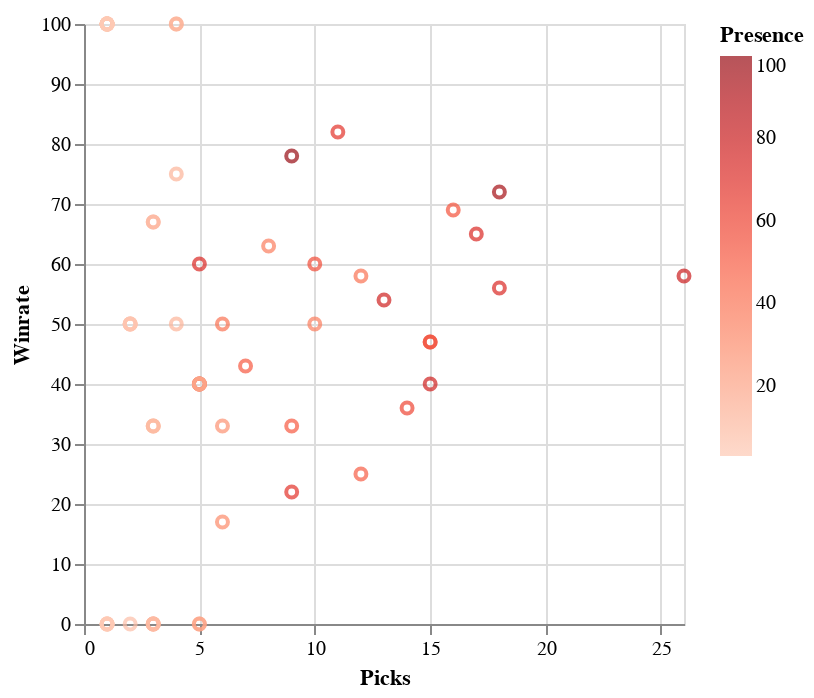

Source (notebook cell):
### Markdown cell above
Utilisons maintenant Altair pour visualiser deux-trois trucs.

### Code cell
#Le winrate en fonction du nbr de picks.
alt.Chart(df).mark_point().encode(
    x='Picks',
    y='Winrate',
    tooltip=['Champion', 'Bans', 'Picks', 'Wins',	'Losses','CSM','Winrate'],
    color=alt.Color('Presence', scale=alt.Scale(scheme='reds'))
)

### Figure 1 — Vega-Lite specification as saved in the notebook (floating-point values rounded to 4 significant figures)
{"config": {"view": {"continuousWidth": 300, "continuousHeight": 300}}, "data": {"name": "data-2145461d1fecb32c28af25c426a6cced"}, "mark": {"type": "point"}, "encoding": {"color": {"field": "Presence", "scale": {"scheme": "reds"}, "type": "quantitative"}, "tooltip": [{"field": "Champion", "type": "nominal"}, {"field": "Bans", "type": "quantitative"}, {"field": "Picks", "type": "quantitative"}, {"field": "Wins", "type": "quantitative"}, {"field": "Losses", "type": "quantitative"}, {"field": "CSM", "type": "quantitative"}, {"field": "Winrate", "type": "quantitative"}], "x": {"field": "Picks", "type": "quantitative"}, "y": {"field": "Winrate", "type": "quantitative"}}, "$schema": "https://vega.github.io/schema/vega-lite/v5.20.1.json", "datasets": {"data-2145461d1fecb32c28af25c426a6cced": [{"Champion": " Aurora", "Picks": 9, "Bans": 30, "Presence": 100.0, "Wins": 7.0, "Losses": 2.0, "Winrate": 78.0, "KDA": 6.6, "Avg BT": "3.6", "GT": "32:52:00", "CSM": 7.9, "DPM": 678.0, "GPM": 402.0, "CSD@15": 0.6, "GD@15": 76.0, "XPD@15": -10.0}, {"Champion": " Yone", "Picks": 18, "Bans": 19, "Presence": 95.0, "Wins": 13.0, "Losses": 5.0, "Winrate": 72.0, "KDA": 4.4, "Avg BT": "3.2", "GT": "32:14:00", "CSM": 9.6, "DPM": 711.0, "GPM": 451.0, "CSD@15": 6.7, "GD@15": 434.0, "XPD@15": 372.0}, {"Champion": " Rell", "Picks": 26, "Bans": 5, "Presence": 79.0, "Wins": 15.0, "Losses": 11.0, "Winrate": 58.0, "KDA": 3.0, "Avg BT": "8.8", "GT": "34:22:00", "CSM": 1.0, "DPM": 144.0, "GPM": 247.0, "CSD@15": -0.5, "GD@15": 11.0, "XPD@15": -58.0}, {"Champion": " Jax", "Picks": 15, "Bans": 15, "Presence": 77.0, "Wins": 6.0, "Losses": 9.0, "Winrate": 40.0, "KDA": 2.6, "Avg BT": "5", "GT": "35:00:00", "CSM": 7.8, "DPM": 403.0, "GPM": 396.0, "CSD@15": -8.9, "GD@15": -128.0, "XPD@15": -201.0}, {"Champion": " Skarner", "Picks": 13, "Bans": 17, "Presence": 77.0, "Wins": 7.0, "Losses": 6.0, "Winrate": 54.0, "KDA": 3.9, "Avg BT": "4", "GT": "31:48:00", "CSM": 5.8, "DPM": 372.0, "GPM": 332.0, "CSD@15": 2.4, "GD@15": 77.0, "XPD@15": 77.0}, {"Champion": " Ziggs", "Picks": 5, "Bans": 24, "Presence": 74.0, "Wins": 2.0, "Losses": 3.0, "Winrate": 40.0, "KDA": 3.9, "Avg BT": "4.5", "GT": "32:33:00", "CSM": 9.7, "DPM": 735.0, "GPM": 451.0, "CSD@15": 15.0, "GD@15": 685.0, "XPD@15": 877.0}, {"Champion": " Ashe", "Picks": 5, "Bans": 23, "Presence": 72.0, "Wins": 3.0, "Losses": 2.0, "Winrate": 60.0, "KDA": 6.6, "Avg BT": "6.4", "GT": "34:26:00", "CSM": 9.7, "DPM": 654.0, "GPM": 457.0, "CSD@15": -1.6, "GD@15": 4.0, "XPD@15": 164.0}, {"Champion": " Gnar", "Picks": 17, "Bans": 11, "Presence": 72.0, "Wins": 11.0, "Losses": 6.0, "Winrate": 65.0, "KDA": 3.1, "Avg BT": "4", "GT": "32:43:00", "CSM": 8.0, "DPM": 520.0, "GPM": 402.0, "CSD@15": -6.6, "GD@15": -551.0, "XPD@15": -547.0}, {"Champion": " Kaisa", "Picks": 18, "Bans": 10, "Presence": 72.0, "Wins": 10.0, "Losses": 8.0, "Winrate": 56.0, "KDA": 5.9, "Avg BT": "8.4", "GT": "33:01:00", "CSM": 10.0, "DPM": 792.0, "GPM": 472.0, "CSD@15": -4.8, "GD@15": -344.0, "XPD@15": -86.0}, {"Champion": " Poppy", "Picks": 9, "Bans": 17, "Presence": 67.0, "Wins": 2.0, "Losses": 7.0, "Winrate": 22.0, "KDA": 1.9, "Avg BT": "6.5", "GT": "35:25:00", "CSM": 2.6, "DPM": 256.0, "GPM": 261.0, "CSD@15": 2.4, "GD@15": 61.0, "XPD@15": -20.0}, {"Champion": " Kalista", "Picks": 11, "Bans": 15, "Presence": 67.0, "Wins": 9.0, "Losses": 2.0, "Winrate": 82.0, "KDA": 5.5, "Avg BT": "7.4", "GT": "34:39:00", "CSM": 9.1, "DPM": 605.0, "GPM": 447.0, "CSD@15": -7.6, "GD@15": -218.0, "XPD@15": -504.0}, {"Champion": " Vi", "Picks": 15, "Bans": 9, "Presence": 62.0, "Wins": 7.0, "Losses": 8.0, "Winrate": 47.0, "KDA": 2.6, "Avg BT": "4.3", "GT": "34:31:00", "CSM": 6.1, "DPM": 295.0, "GPM": 345.0, "CSD@15": -3.0, "GD@15": -27.0, "XPD@15": 224.0}, {"Champion": " Jhin", "Picks": 14, "Bans": 9, "Presence": 59.0, "Wins": 5.0, "Losses": 9.0, "Winrate": 36.0, "KDA": 5.3, "Avg BT": "8.2", "GT": "33:09:00", "CSM": 9.6, "DPM": 593.0, "GPM": 419.0, "CSD@15": 4.9, "GD@15": 83.0, "XPD@15": 248.0}, {"Champion": " Rumble", "Picks": 10, "Bans": 12, "Presence": 56.0, "Wins": 6.0, "Losses": 4.0, "Winrate": 60.0, "KDA": 4.1, "Avg BT": "3.5", "GT": "33:53:00", "CSM": 7.6, "DPM": 679.0, "GPM": 388.0, "CSD@15": 3.4, "GD@15": 251.0, "XPD@15": 487.0}, {"Champion": " Leona", "Picks": 16, "Bans": 5, "Presence": 54.0, "Wins": 11.0, "Losses": 5.0, "Winrate": 69.0, "KDA": 2.8, "Avg BT": "9.4", "GT": "34:05:00", "CSM": 1.1, "DPM": 189.0, "GPM": 246.0, "CSD@15": -1.8, "GD@15": -225.0, "XPD@15": -60.0}, {"Champion": " Sejuani", "Picks": 15, "Bans": 6, "Presence": 54.0, "Wins": 7.0, "Losses": 8.0, "Winrate": 47.0, "KDA": 3.4, "Avg BT": "5.3", "GT": "33:11:00", "CSM": 5.5, "DPM": 302.0, "GPM": 318.0, "CSD@15": -4.1, "GD@15": -36.0, "XPD@15": -181.0}, {"Champion": " Orianna", "Picks": 9, "Bans": 11, "Presence": 51.0, "Wins": 3.0, "Losses": 6.0, "Winrate": 33.0, "KDA": 3.5, "Avg BT": "2.5", "GT": "33:47:00", "CSM": 8.1, "DPM": 587.0, "GPM": 382.0, "CSD@15": 8.1, "GD@15": -45.0, "XPD@15": 139.0}, {"Champion": " Renekton", "Picks": 7, "Bans": 13, "Presence": 51.0, "Wins": 3.0, "Losses": 4.0, "Winrate": 43.0, "KDA": 2.0, "Avg BT": "4.1", "GT": "36:41:00", "CSM": 8.1, "DPM": 381.0, "GPM": 386.0, "CSD@15": 10.1, "GD@15": 123.0, "XPD@15": 470.0}, {"Champion": " Smolder", "Picks": 12, "Bans": 7, "Presence": 49.0, "Wins": 3.0, "Losses": 9.0, "Winrate": 25.0, "KDA": 2.8, "Avg BT": "6.1", "GT": "33:15:00", "CSM": 9.7, "DPM": 801.0, "GPM": 428.0, "CSD@15": -6.2, "GD@15": -269.0, "XPD@15": -399.0}, {"Champion": " Ahri", "Picks": 12, "Bans": 4, "Presence": 41.0, "Wins": 7.0, "Losses": 5.0, "Winrate": 58.0, "KDA": 6.7, "Avg BT": "5.5", "GT": "35:04:00", "CSM": 8.6, "DPM": 699.0, "GPM": 429.0, "CSD@15": -0.8, "GD@15": 157.0, "XPD@15": 97.0}, {"Champion": " Ezreal", "Picks": 5, "Bans": 11, "Presence": 41.0, "Wins": 2.0, "Losses": 3.0, "Winrate": 40.0, "KDA": 4.3, "Avg BT": "7.8", "GT": "34:58:00", "CSM": 10.0, "DPM": 832.0, "GPM": 445.0, "CSD@15": 6.8, "GD@15": -44.0, "XPD@15": -297.0}, {"Champion": " Renata Glasc", "Picks": 6, "Bans": 10, "Presence": 41.0, "Wins": 3.0, "Losses": 3.0, "Winrate": 50.0, "KDA": 3.3, "Avg BT": "7.1", "GT": "34:55:00", "CSM": 1.2, "DPM": 194.0, "GPM": 252.0, "CSD@15": -1.8, "GD@15": 215.0, "XPD@15": 404.0}, {"Champion": " Maokai", "Picks": 8, "Bans": 6, "Presence": 36.0, "Wins": 5.0, "Losses": 3.0, "Winrate": 63.0, "KDA": 3.7, "Avg BT": "6.3", "GT": "33:20:00", "CSM": 5.1, "DPM": 284.0, "GPM": 311.0, "CSD@15": -8.5, "GD@15": -555.0, "XPD@15": -318.0}, {"Champion": " Nocturne", "Picks": 10, "Bans": 4, "Presence": 36.0, "Wins": 5.0, "Losses": 5.0, "Winrate": 50.0, "KDA": 4.5, "Avg BT": "6", "GT": "32:51:00", "CSM": 6.5, "DPM": 330.0, "GPM": 352.0, "CSD@15": 5.2, "GD@15": 76.0, "XPD@15": -52.0}, {"Champion": " Lucian", "Picks": 3, "Bans": 9, "Presence": 31.0, "Wins": 0.0, "Losses": 3.0, "Winrate": 0.0, "KDA": 2.2, "Avg BT": "5.6", "GT": "40:23:00", "CSM": 8.6, "DPM": 667.0, "GPM": 384.0, "CSD@15": 2.7, "GD@15": -266.0, "XPD@15": -17.0}, {"Champion": " Xayah", "Picks": 5, "Bans": 7, "Presence": 31.0, "Wins": 2.0, "Losses": 3.0, "Winrate": 40.0, "KDA": 2.8, "Avg BT": "9", "GT": "32:39:00", "CSM": 10.4, "DPM": 670.0, "GPM": 460.0, "CSD@15": -1.0, "GD@15": 305.0, "XPD@15": 17.0}, {"Champion": " Rakan", "Picks": 6, "Bans": 6, "Presence": 31.0, "Wins": 1.0, "Losses": 5.0, "Winrate": 17.0, "KDA": 3.1, "Avg BT": "8.3", "GT": "30:42:00", "CSM": 1.3, "DPM": 132.0, "GPM": 239.0, "CSD@15": -0.3, "GD@15": -101.0, "XPD@15": 199.0}, {"Champion": " Alistar", "Picks": 5, "Bans": 6, "Presence": 28.0, "Wins": 0.0, "Losses": 5.0, "Winrate": 0.0, "KDA": 1.2, "Avg BT": "8.8", "GT": "32:13:00", "CSM": 1.1, "DPM": 114.0, "GPM": 209.0, "CSD@15": 4.6, "GD@15": -116.0, "XPD@15": -13.0}, {"Champion": " KSante", "Picks": 6, "Bans": 5, "Presence": 28.0, "Wins": 2.0, "Losses": 4.0, "Winrate": 33.0, "KDA": 2.9, "Avg BT": "6.8", "GT": "31:35:00", "CSM": 7.1, "DPM": 359.0, "GPM": 361.0, "CSD@15": 0.2, "GD@15": 336.0, "XPD@15": 399.0}, {"Champion": " Ivern", "Picks": 3, "Bans": 7, "Presence": 26.0, "Wins": 2.0, "Losses": 1.0, "Winrate": 67.0, "KDA": 6.2, "Avg BT": "2.7", "GT": "39:05:00", "CSM": 5.9, "DPM": 176.0, "GPM": 341.0, "CSD@15": 0.3, "GD@15": 366.0, "XPD@15": -174.0}, {"Champion": " Nautilus", "Picks": 5, "Bans": 3, "Presence": 21.0, "Wins": 2.0, "Losses": 3.0, "Winrate": 40.0, "KDA": 1.6, "Avg BT": "9", "GT": "29:08:00", "CSM": 1.2, "DPM": 199.0, "GPM": 248.0, "CSD@15": 1.2, "GD@15": 33.0, "XPD@15": -501.0}, {"Champion": " Akali", "Picks": 5, "Bans": 2, "Presence": 18.0, "Wins": 0.0, "Losses": 5.0, "Winrate": 0.0, "KDA": 0.9, "Avg BT": "3", "GT": "27:54:00", "CSM": 8.2, "DPM": 444.0, "GPM": 352.0, "CSD@15": -7.0, "GD@15": -1107.0, "XPD@15": -351.0}, {"Champion": " Braum", "Picks": 4, "Bans": 3, "Presence": 18.0, "Wins": 4.0, "Losses": 0.0, "Winrate": 100.0, "KDA": 6.6, "Avg BT": "6.7", "GT": "35:12:00", "CSM": 1.1, "DPM": 189.0, "GPM": 263.0, "CSD@15": 2.8, "GD@15": 617.0, "XPD@15": 536.0}, {"Champion": " Neeko", "Picks": 5, "Bans": 2, "Presence": 18.0, "Wins": 2.0, "Losses": 3.0, "Winrate": 40.0, "KDA": 3.2, "Avg BT": "6", "GT": "30:45:00", "CSM": 5.3, "DPM": 494.0, "GPM": 336.0, "CSD@15": 10.0, "GD@15": 693.0, "XPD@15": 568.0}, {"Champion": " Tristana", "Picks": 3, "Bans": 3, "Presence": 15.0, "Wins": 1.0, "Losses": 2.0, "Winrate": 33.0, "KDA": 3.5, "Avg BT": "7.7", "GT": "32:16:00", "CSM": 8.9, "DPM": 639.0, "GPM": 430.0, "CSD@15": -10.7, "GD@15": -434.0, "XPD@15": -508.0}, {"Champion": " Brand", "Picks": 1, "Bans": 4, "Presence": 13.0, "Wins": 1.0, "Losses": 0.0, "Winrate": 100.0, "KDA": 8.0, "Avg BT": "4", "GT": "33:28:00", "CSM": 7.7, "DPM": 845.0, "GPM": 430.0, "CSD@15": 30.0, "GD@15": 1976.0, "XPD@15": 1292.0}, {"Champion": " LeBlanc", "Picks": 1, "Bans": 4, "Presence": 13.0, "Wins": 1.0, "Losses": 0.0, "Winrate": 100.0, "KDA": 14.0, "Avg BT": "5.3", "GT": "35:36:00", "CSM": 8.4, "DPM": 1058.0, "GPM": 434.0, "CSD@15": 12.0, "GD@15": 120.0, "XPD@15": 570.0}, {"Champion": " Miss Fortune", "Picks": 4, "Bans": 1, "Presence": 13.0, "Wins": 3.0, "Losses": 1.0, "Winrate": 75.0, "KDA": 5.9, "Avg BT": "10", "GT": "34:29:00", "CSM": 9.7, "DPM": 885.0, "GPM": 487.0, "CSD@15": 4.2, "GD@15": 507.0, "XPD@15": 102.0}, {"Champion": " Syndra", "Picks": 3, "Bans": 2, "Presence": 13.0, "Wins": 0.0, "Losses": 3.0, "Winrate": 0.0, "KDA": 2.1, "Avg BT": "8", "GT": "34:06:00", "CSM": 7.6, "DPM": 554.0, "GPM": 380.0, "CSD@15": -5.3, "GD@15": -533.0, "XPD@15": -424.0}, {"Champion": " Wukong", "Picks": 4, "Bans": 1, "Presence": 13.0, "Wins": 2.0, "Losses": 2.0, "Winrate": 50.0, "KDA": 3.3, "Avg BT": "5", "GT": "32:14:00", "CSM": 5.9, "DPM": 392.0, "GPM": 352.0, "CSD@15": 0.5, "GD@15": 376.0, "XPD@15": -42.0}, {"Champion": " Zyra", "Picks": 3, "Bans": 2, "Presence": 13.0, "Wins": 0.0, "Losses": 3.0, "Winrate": 0.0, "KDA": 2.4, "Avg BT": "5", "GT": "35:29:00", "CSM": 6.8, "DPM": 656.0, "GPM": 358.0, "CSD@15": 22.7, "GD@15": 437.0, "XPD@15": 773.0}, {"Champion": " Sylas", "Picks": 4, "Bans": 1, "Presence": 13.0, "Wins": 4.0, "Losses": 0.0, "Winrate": 100.0, "KDA": 4.9, "Avg BT": "8", "GT": "33:47:00", "CSM": 8.5, "DPM": 548.0, "GPM": 437.0, "CSD@15": -7.5, "GD@15": 188.0, "XPD@15": -145.0}, {"Champion": " Cassiopeia", "Picks": 3, "Bans": 1, "Presence": 10.0, "Wins": 1.0, "Losses": 2.0, "Winrate": 33.0, "KDA": 2.4, "Avg BT": "3", "GT": "36:09:00", "CSM": 8.7, "DPM": 467.0, "GPM": 378.0, "CSD@15": -1.0, "GD@15": -573.0, "XPD@15": -462.0}, {"Champion": " Olaf", "Picks": 3, "Bans": 1, "Presence": 10.0, "Wins": 1.0, "Losses": 2.0, "Winrate": 33.0, "KDA": 1.6, "Avg BT": "8", "GT": "33:13:00", "CSM": 7.8, "DPM": 621.0, "GPM": 393.0, "CSD@15": -20.7, "GD@15": -861.0, "XPD@15": -986.0}, {"Champion": " Amumu", "Picks": 2, "Bans": 1, "Presence": 8.0, "Wins": 0.0, "Losses": 2.0, "Winrate": 0.0, "KDA": 2.2, "Avg BT": "8", "GT": "33:27:00", "CSM": 6.2, "DPM": 525.0, "GPM": 327.0, "CSD@15": 23.5, "GD@15": -110.0, "XPD@15": 597.0}, {"Champion": " Draven", "Picks": 2, "Bans": 1, "Presence": 8.0, "Wins": 1.0, "Losses": 1.0, "Winrate": 50.0, "KDA": 2.5, "Avg BT": "9", "GT": "26:36:00", "CSM": 9.1, "DPM": 573.0, "GPM": 512.0, "CSD@15": -11.0, "GD@15": 1220.0, "XPD@15": -90.0}, {"Champion": " Galio", "Picks": 3, "Bans": 0, "Presence": 8.0, "Wins": 2.0, "Losses": 1.0, "Winrate": 67.0, "KDA": 4.6, "Avg BT": "-", "GT": "35:48:00", "CSM": 7.4, "DPM": 477.0, "GPM": 370.0, "CSD@15": 2.7, "GD@15": 662.0, "XPD@15": 235.0}, {"Champion": " Varus", "Picks": 3, "Bans": 0, "Presence": 8.0, "Wins": 0.0, "Losses": 3.0, "Winrate": 0.0, "KDA": 1.6, "Avg BT": "-", "GT": "36:25:00", "CSM": 9.2, "DPM": 439.0, "GPM": 403.0, "CSD@15": 2.7, "GD@15": -278.0, "XPD@15": -398.0}, {"Champion": " Yasuo", "Picks": 2, "Bans": 1, "Presence": 8.0, "Wins": 1.0, "Losses": 1.0, "Winrate": 50.0, "KDA": 3.1, "Avg BT": "7", "GT": "35:36:00", "CSM": 8.4, "DPM": 423.0, "GPM": 419.0, "CSD@15": 2.0, "GD@15": 408.0, "XPD@15": 632.0}, {"Champion": " Jarvan IV", "Picks": 1, "Bans": 1, "Presence": 5.0, "Wins": 1.0, "Losses": 0.0, "Winrate": 100.0, "KDA": 6.3, "Avg BT": "5", "GT": "33:07:00", "CSM": 6.2, "DPM": 397.0, "GPM": 411.0, "CSD@15": -28.0, "GD@15": -563.0, "XPD@15": -964.0}, {"Champion": " Jinx", "Picks": 1, "Bans": 1, "Presence": 5.0, "Wins": 0.0, "Losses": 1.0, "Winrate": 0.0, "KDA": 4.5, "Avg BT": "3", "GT": "45:13:00", "CSM": 10.1, "DPM": 685.0, "GPM": 422.0, "CSD@15": 19.0, "GD@15": 315.0, "XPD@15": 1046.0}, {"Champion": " Kennen", "Picks": 2, "Bans": 0, "Presence": 5.0, "Wins": 1.0, "Losses": 1.0, "Winrate": 50.0, "KDA": 4.8, "Avg BT": "-", "GT": "38:42:00", "CSM": 8.0, "DPM": 719.0, "GPM": 390.0, "CSD@15": 11.5, "GD@15": -14.0, "XPD@15": -280.0}, {"Champion": " Nami", "Picks": 1, "Bans": 1, "Presence": 5.0, "Wins": 0.0, "Losses": 1.0, "Winrate": 0.0, "KDA": 12.0, "Avg BT": "8", "GT": "42:14:00", "CSM": 1.1, "DPM": 259.0, "GPM": 217.0, "CSD@15": 3.0, "GD@15": 116.0, "XPD@15": 20.0}, {"Champion": " Sion", "Picks": 2, "Bans": 0, "Presence": 5.0, "Wins": 1.0, "Losses": 1.0, "Winrate": 50.0, "KDA": 1.4, "Avg BT": "-", "GT": "29:11:00", "CSM": 8.2, "DPM": 377.0, "GPM": 348.0, "CSD@15": 25.5, "GD@15": 789.0, "XPD@15": 272.0}, {"Champion": " Darius", "Picks": 1, "Bans": 0, "Presence": 3.0, "Wins": 0.0, "Losses": 1.0, "Winrate": 0.0, "KDA": 1.3, "Avg BT": "-", "GT": "33:28:00", "CSM": 7.6, "DPM": 414.0, "GPM": 348.0, "CSD@15": -15.0, "GD@15": -952.0, "XPD@15": -1226.0}, {"Champion": " Gragas", "Picks": 1, "Bans": 0, "Presence": 3.0, "Wins": 1.0, "Losses": 0.0, "Winrate": 100.0, "KDA": 14.0, "Avg BT": "-", "GT": "28:08:00", "CSM": 8.0, "DPM": 500.0, "GPM": 428.0, "CSD@15": 3.0, "GD@15": 477.0, "XPD@15": 355.0}, {"Champion": " Jayce", "Picks": 1, "Bans": 0, "Presence": 3.0, "Wins": 1.0, "Losses": 0.0, "Winrate": 100.0, "KDA": 7.0, "Avg BT": "-", "GT": "28:09:00", "CSM": 8.2, "DPM": 1063.0, "GPM": 478.0, "CSD@15": 27.0, "GD@15": 1544.0, "XPD@15": 1302.0}, {"Champion": " Nunu", "Picks": 1, "Bans": 0, "Presence": 3.0, "Wins": 1.0, "Losses": 0.0, "Winrate": 100.0, "KDA": 21.0, "Avg BT": "-", "GT": "37:44:00", "CSM": 6.8, "DPM": 398.0, "GPM": 403.0, "CSD@15": -24.0, "GD@15": -1259.0, "XPD@15": -1260.0}, {"Champion": " Twitch", "Picks": 1, "Bans": 0, "Presence": 3.0, "Wins": 1.0, "Losses": 0.0, "Winrate": 100.0, "KDA": 17.0, "Avg BT": "-", "GT": "33:11:00", "CSM": 9.8, "DPM": 940.0, "GPM": 498.0, "CSD@15": -15.0, "GD@15": 323.0, "XPD@15": 57.0}, {"Champion": " Urgot", "Picks": 1, "Bans": 0, "Presence": 3.0, "Wins": 0.0, "Losses": 1.0, "Winrate": 0.0, "KDA": 2.3, "Avg BT": "-", "GT": "33:26:00", "CSM": 10.2, "DPM": 640.0, "GPM": 474.0, "CSD@15": 20.0, "GD@15": 445.0, "XPD@15": 613.0}, {"Champion": " Xin Zhao", "Picks": 1, "Bans": 0, "Presence": 3.0, "Wins": 1.0, "Losses": 0.0, "Winrate": 100.0, "KDA": 11.0, "Avg BT": "-", "GT": "32:48:00", "CSM": 7.2, "DPM": 341.0, "GPM": 383.0, "CSD@15": 2.0, "GD@15": 647.0, "XPD@15": 14.0}, {"Champion": " Camille", "Picks": 1, "Bans": 0, "Presence": 3.0, "Wins": 1.0, "Losses": 0.0, "Winrate": 100.0, "KDA": 6.5, "Avg BT": "-", "GT": "39:50:00", "CSM": 8.8, "DPM": 554.0, "GPM": 466.0, "CSD@15": 15.0, "GD@15": 821.0, "XPD@15": 448.0}, {"Champion": " Lillia", "Picks": 1, "Bans": 0, "Presence": 3.0, "Wins": 0.0, "Losses": 1.0, "Winrate": 0.0, "KDA": 4.0, "Avg BT": "-", "GT": "45:40:00", "CSM": 6.7, "DPM": 386.0, "GPM": 347.0, "CSD@15": -7.0, "GD@15": -865.0, "XPD@15": -495.0}, {"Champion": " Hwei", "Picks": 1, "Bans": 0, "Presence": 3.0, "Wins": 1.0, "Losses": 0.0, "Winrate": 100.0, "KDA": 19.0, "Avg BT": "-", "GT": "37:44:00", "CSM": 7.2, "DPM": 778.0, "GPM": 442.0, "CSD@15": -11.0, "GD@15": -26.0, "XPD@15": -727.0}]}}
